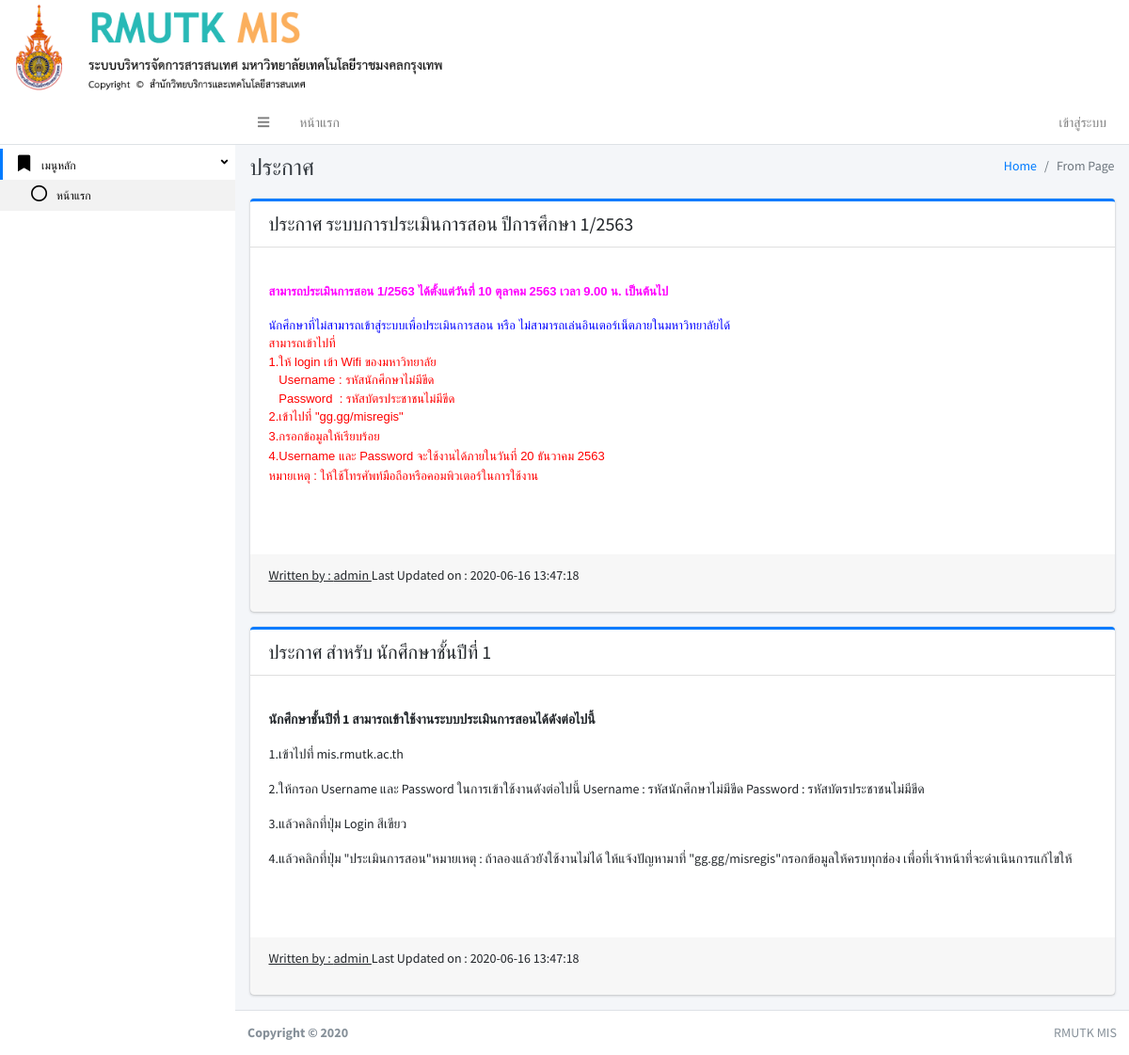
The page / on the database its author committed.
### tables this page shows
CREATE TABLE IF NOT EXISTS `news` (
`n_id` int(11) NOT NULL,
  `n_user_id` int(11) NOT NULL,
  `n_head` varchar(250) NOT NULL,
  `n_detail` varchar(2500) NOT NULL,
  `n_status` int(11) NOT NULL,
  `n_time` timestamp NOT NULL DEFAULT CURRENT_TIMESTAMP ON UPDATE CURRENT_TIMESTAMP
);

CREATE TABLE IF NOT EXISTS `user` (
`user_id` int(11) NOT NULL,
  `first_name` varchar(150) NOT NULL,
  `last_name` varchar(150) NOT NULL,
  `username` varchar(150) NOT NULL,
  `password` varchar(150) NOT NULL,
  `user_tumn` varchar(250) NOT NULL,
  `user_status` int(11) NOT NULL
);

### new.php (the view)
 <div class="content-header">
 	<div class="container-fluid">
 		<div class="row mb-2">
 			<div class="col-sm-6">
 				<h1 class="m-0 text-dark">ประกาศ</h1>
 			</div>
 			<div class="col-sm-6">
 				<ol class="breadcrumb float-sm-right">
 					<li class="breadcrumb-item"><a href="#">Home</a></li>
 					<li class="breadcrumb-item active">From Page</li>
 				</ol>
 			</div>
 		</div>
 	</div>
 </div>
 <div class="content">
  <div class="container-fluid">
    <div class="row">
      <div class="col-lg-12">
        <?php
        include 'conn.php';
        $sqlhnew=" SELECT * FROM news WHERE n_status = 0 order by n_id desc";
        $qryhnew = mysqli_query($conn,$sqlhnew);
        ?>
        <?php
        while ($rownew = $qryhnew->fetch_array()) {
          $sqlhuser =" SELECT * FROM user where user_id =".$rownew['n_user_id'];
          $qryhuser = mysqli_query($conn,$sqlhuser);
          $rowuser = mysqli_fetch_assoc($qryhuser);
          ?>
          <div class="card card-primary card-outline">
            <div class="card-header">
              <h5 class="m-0"><?php echo $rownew['n_head']; ?></h5>
            </div>
            <div class="card-body">
              <p class="card-text">
                <?php echo $rownew['n_detail']; ?>
              </p>
            </div>
            <div class="card-footer">
            <p> <?php echo "<u> Written by : ".$rowuser['first_name']." </u> Last Updated on : ".$rownew['n_time']; ?></p>
           </div>
         </div>
         <?php
       }
       ?>
     </div>
   </div>
 </div>
</div>

### rows shown on the page
news: n_head "ประกาศ ระบบการประเมินการสอน ปีการศึกษา 1/2563", n_detail "สามารถประเมินการสอน 1/2563 ได้ตั้งแต่วันที่ 10 ตุลาคม 2563 เวลา 9.00 น. เป็นต้นไป นักศึกษาที่ไม่สามารถเข้าสู่ระบบเพื่อประเมินการสอน หรือ ไม่สามารถเล่นอินเตอร์เน็ตภายในมหาวิทยาลัยได้ สามารถเข้าไปที่ 1.ให้ login เข้า Wifi ของมหาวิทยาลัย Username : รหัสนักศึกษาไม่มีขีด Password : รหัสบัตรประชาชนไม่มีขีด 2.เข้าไปที่ \"gg.gg/misregis\" 3.กรอกข้อมูลให้เรียบร้อย 4.Username และ Password จะใช้งานได้ภายในวันที่ 20 ธันวาคม 2563 หมายเหตุ : ให้ใช้โทรศัพท์มือถือหรือคอมพิวเตอร์ในการใช้งาน", user.first_name "admin", n_time "2020-06-16 13:47:18"
news: n_head "ประกาศ สำหรับ นักศึกษาชั้นปีที่ 1", n_detail "นักศึกษาชั้นปีที่ 1 สามารถเข้าใช้งานระบบประเมินการสอนได้ดังต่อไปนี้ 1.เข้าไปที่ mis.rmutk.ac.th 2.ให้กรอก Username และ Password ในการเข้าใช้งานดังต่อไปนี้ Username : รหัสนักศึกษาไม่มีขีด Password : รหัสบัตรประชาชนไม่มีขีด 3.แล้วคลิกที่ปุ่ม Login สีเขียว 4.แล้วคลิกที่ปุ่ม \"ประเมินการสอน\"หมายเหตุ : ถ้าลองแล้วยังใช้งานไม่ได้ ให้แจ้งปัญหามาที่ \"gg.gg/misregis\"กรอกข้อมูลให้ครบทุกช่อง เพื่อที่เจ้าหน้าที่จะดำเนินการแก้ไขให้", user.first_name "admin", n_time "2020-06-16 13:47:18"
